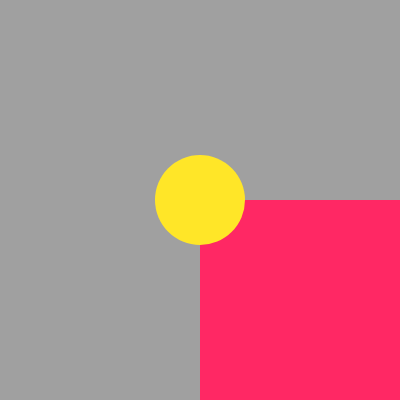
Frame 1 (no input)
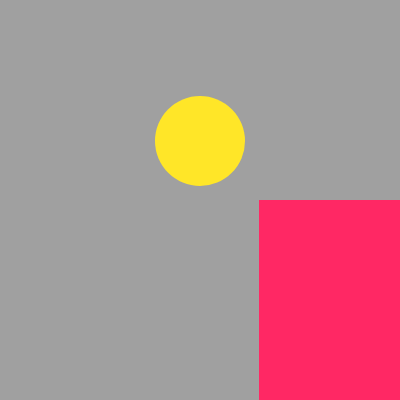
Frame 60 (no input)
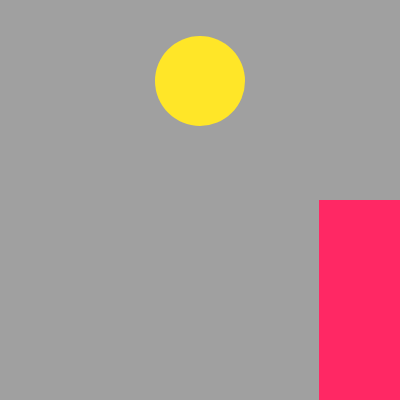
Frame 120 (the mouse pressed at the canvas centre since frame 60)

The p5.js sketch that drew these frames (run headless with seeded random() and noise() and a simulated clock; from frame 60 on, the mouse is pressed at the canvas centre):

// p5.js sketch
// ── sketch.js
function setup() {
  createCanvas(400, 400);
}
let x=200;
let y=200;
let h=200;
let w=200;
let cx=200;
let cy=200;
function draw() {  
background(160);
  noStroke();
  fill(280, 40, 100);
rect(x,y,w,h);
fill(255,230,40);
ellipse(cx, cy,90);
  
  cy--;
  if (cy < 0) {
   cy = height;
}
  x++;
  if (x> width) {
  x=0;
   }
}
